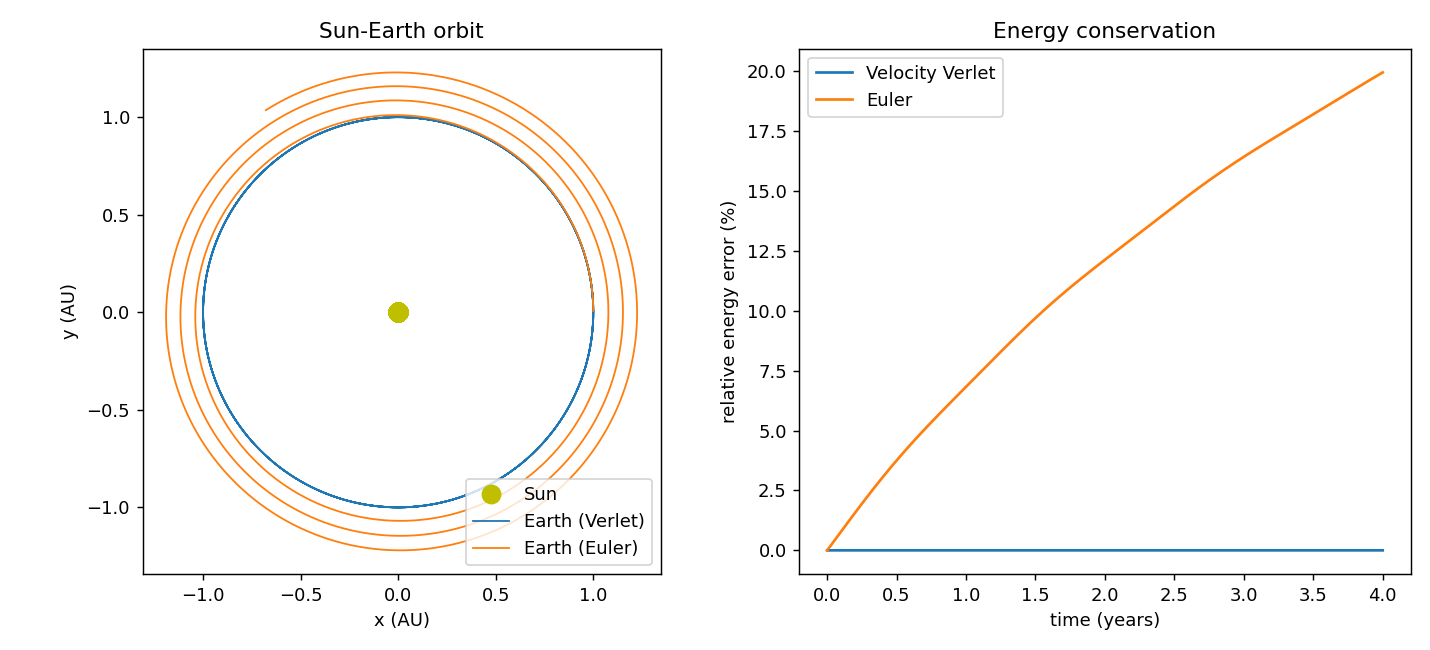

Write Python code to recreate this figure.
"""
examples/two_body_orbit.py

Classic Sun-Earth two-body problem, run with Velocity Verlet and
compared against explicit Euler to show why integrator choice matters
for long simulations.

Units: AU (distance), years (time), solar masses (mass).
In these units G = 4*pi^2 (1 solar mass at 1 AU gives a 1-year orbit).
"""
import os
import sys
from functools import partial

import matplotlib.pyplot as plt
import numpy as np

sys.path.insert(0, os.path.join(os.path.dirname(__file__), "..", ".."))
from physics_engine import ParticleSystem, Simulation, diagnostics, forces

G = 4 * np.pi**2
M_SUN = 1.0
M_EARTH = 3.003e-6

r = 1.0  # AU
v_rel = np.sqrt(G * (M_SUN + M_EARTH) / r)
v_earth = v_rel * M_SUN / (M_SUN + M_EARTH)
v_sun = -v_rel * M_EARTH / (M_SUN + M_EARTH)

positions = [[0.0, 0.0, 0.0], [r, 0.0, 0.0]]
velocities = [[0.0, v_sun, 0.0], [0.0, v_earth, 0.0]]
masses = [M_SUN, M_EARTH]

accel_fn = partial(forces.newtonian_gravity, G=G, epsilon=0.0)


def run(integrator, n_steps, dt):
    system = ParticleSystem(positions, velocities, masses, names=["Sun", "Earth"])
    sim = Simulation(system, accel_fn, integrator=integrator, dt=dt)
    sim.run(n_steps, record_every=1)
    t, pos, vel = sim.history_arrays()
    energy = np.array(
        [diagnostics.total_energy(pos[k], vel[k], np.array(masses), G=G) for k in range(len(t))]
    )
    return t, pos, vel, energy


dt = 0.001  # years (~8.8 hours)
n_steps = 4000  # ~4 years

t_vv, pos_vv, vel_vv, e_vv = run("velocity_verlet", n_steps, dt)
t_eu, pos_eu, vel_eu, e_eu = run("euler", n_steps, dt)

fig, axes = plt.subplots(1, 2, figsize=(11, 5))

axes[0].plot(pos_vv[:, 0, 0], pos_vv[:, 0, 1], "yo", markersize=10, label="Sun")
axes[0].plot(pos_vv[:, 1, 0], pos_vv[:, 1, 1], lw=1, label="Earth (Verlet)")
axes[0].plot(pos_eu[:, 1, 0], pos_eu[:, 1, 1], lw=1, label="Earth (Euler)")
axes[0].set_xlabel("x (AU)")
axes[0].set_ylabel("y (AU)")
axes[0].set_title("Sun-Earth orbit")
axes[0].legend()
axes[0].set_aspect("equal")

axes[1].plot(t_vv, (e_vv - e_vv[0]) / abs(e_vv[0]) * 100, label="Velocity Verlet")
axes[1].plot(t_eu, (e_eu - e_eu[0]) / abs(e_eu[0]) * 100, label="Euler")
axes[1].set_xlabel("time (years)")
axes[1].set_ylabel("relative energy error (%)")
axes[1].set_title("Energy conservation")
axes[1].legend()

plt.tight_layout()
out_path = os.path.join(os.path.dirname(__file__), "two_body_orbit.png")
plt.savefig(out_path, dpi=130)
print(f"Saved {out_path}")
print(f"Velocity Verlet final relative energy error: {(e_vv[-1]-e_vv[0])/abs(e_vv[0])*100:.6f}%")
print(f"Euler final relative energy error:           {(e_eu[-1]-e_eu[0])/abs(e_eu[0])*100:.6f}%")
